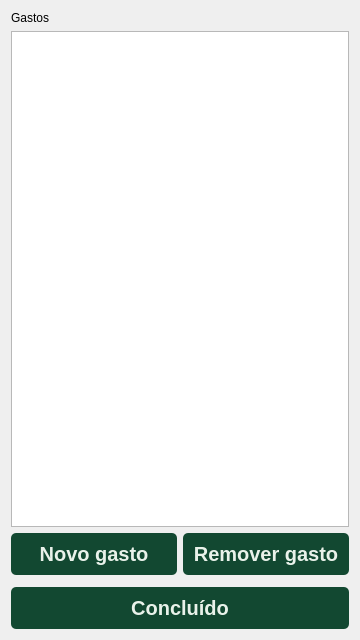
<?xml version="1.0" encoding="UTF-8"?>
<ui version="4.0">
 <class>Form</class>
 <widget class="QWidget" name="Form">
  <property name="geometry">
   <rect>
    <x>0</x>
    <y>0</y>
    <width>360</width>
    <height>640</height>
   </rect>
  </property>
  <property name="minimumSize">
   <size>
    <width>360</width>
    <height>640</height>
   </size>
  </property>
  <property name="maximumSize">
   <size>
    <width>360</width>
    <height>640</height>
   </size>
  </property>
  <property name="windowTitle">
   <string>Form</string>
  </property>
  <property name="styleSheet">
   <string notr="true">QLabel{
	font-family: &quot;Roboto Flex&quot;;
}

QPushButton{
	background-color:#124831;
	color:#E9F2EA;
	font-family:&quot;Roboto Flex&quot;;
	font-weight:600;
	font-size:20px;
	border-radius:5px;
	padding:9px;
}

QPushButton:hover{
	background-color:#003619;
}

QLineEdit{
	border: 1px solid #D2813A;
	color: #1E1E1E;
	background-color: #FFFFFF;
	border-radius: 9px;
	font-size: 14px;
}

QLabel#welcome_label{
	font-family:&quot;Roboto Flex&quot;;
	font-weight:600;
	font-size:48px;
	color:#124831;
}

QLabel#question_label{
	font-family:&quot;Roboto Flex&quot;;
	font-weight:600;
	font-size:20px;
	color: #1E1E1E;
}

QLabel#code_label{
	font-family:&quot;Roboto Flex&quot;;
	font-weight:500;
	font-size:12px;
	color: #7C5A3C;
}

QLabel#phone_number_label{
	font-weight:800;
	color: #6DAD65;
}

QLabel#message_label{
	font-family:&quot;Roboto Flex&quot;;
	font-weight:600;
	font-size:12px;
	color:#124831;
	background-color:#D6E6D4;
	border-radius:9px;
}</string>
  </property>
  <layout class="QVBoxLayout" name="verticalLayout_2">
   <item>
    <widget class="QLabel" name="expenses_label">
     <property name="text">
      <string>Gastos</string>
     </property>
    </widget>
   </item>
   <item>
    <widget class="QListWidget" name="expense_listwidget"/>
   </item>
   <item>
    <layout class="QHBoxLayout" name="horizontalLayout">
     <item>
      <widget class="QPushButton" name="new_expense_button">
       <property name="text">
        <string>Novo gasto</string>
       </property>
      </widget>
     </item>
     <item>
      <widget class="QPushButton" name="delete_expense_button">
       <property name="text">
        <string>Remover gasto</string>
       </property>
      </widget>
     </item>
    </layout>
   </item>
   <item>
    <widget class="Line" name="line">
     <property name="orientation">
      <enum>Qt::Orientation::Vertical</enum>
     </property>
    </widget>
   </item>
   <item>
    <layout class="QVBoxLayout" name="verticalLayout">
     <item>
      <widget class="QPushButton" name="done_button">
       <property name="text">
        <string>Concluído</string>
       </property>
      </widget>
     </item>
    </layout>
   </item>
  </layout>
 </widget>
 <resources/>
 <connections/>
</ui>
